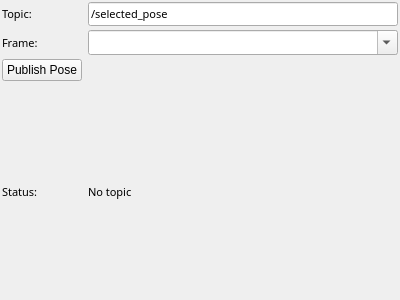
<?xml version="1.0" encoding="UTF-8"?>
<ui version="4.0">
 <class>pose_publisher_config</class>
 <widget class="QWidget" name="pose_publisher_config">
  <property name="geometry">
   <rect>
    <x>0</x>
    <y>0</y>
    <width>400</width>
    <height>300</height>
   </rect>
  </property>
  <property name="windowTitle">
   <string>Form</string>
  </property>
  <property name="styleSheet">
   <string notr="true"/>
  </property>
  <layout class="QGridLayout" name="gridLayout">
   <property name="leftMargin">
    <number>2</number>
   </property>
   <property name="topMargin">
    <number>2</number>
   </property>
   <property name="rightMargin">
    <number>2</number>
   </property>
   <property name="bottomMargin">
    <number>2</number>
   </property>
   <property name="verticalSpacing">
    <number>4</number>
   </property>
   <item row="3" column="1">
    <widget class="QComboBox" name="outputframe">
     <property name="sizePolicy">
      <sizepolicy hsizetype="Expanding" vsizetype="Fixed">
       <horstretch>0</horstretch>
       <verstretch>0</verstretch>
      </sizepolicy>
     </property>
     <property name="maximumSize">
      <size>
       <width>16777215</width>
       <height>25</height>
      </size>
     </property>
     <property name="font">
      <font>
       <family>Sans Serif</family>
       <pointsize>8</pointsize>
      </font>
     </property>
     <property name="toolTip">
      <string>The reference frame that points will be published in.
                        </string>
     </property>
     <property name="editable">
      <bool>true</bool>
     </property>
    </widget>
   </item>
   <item row="2" column="0">
    <widget class="QLabel" name="label">
     <property name="font">
      <font>
       <family>Sans Serif</family>
       <pointsize>8</pointsize>
      </font>
     </property>
     <property name="text">
      <string>Topic:</string>
     </property>
    </widget>
   </item>
   <item row="3" column="0">
    <widget class="QLabel" name="output_frame">
     <property name="font">
      <font>
       <family>Sans Serif</family>
       <pointsize>8</pointsize>
      </font>
     </property>
     <property name="text">
      <string>Frame:</string>
     </property>
    </widget>
   </item>
   <item row="2" column="1">
    <widget class="QLineEdit" name="topic">
     <property name="font">
      <font>
       <family>Sans Serif</family>
       <pointsize>8</pointsize>
      </font>
     </property>
     <property name="text">
      <string>/selected_pose</string>
     </property>
    </widget>
   </item>
   <item row="5" column="1">
    <widget class="QLabel" name="status">
     <property name="font">
      <font>
       <family>Sans Serif</family>
       <pointsize>8</pointsize>
      </font>
     </property>
     <property name="styleSheet">
      <string notr="true"/>
     </property>
     <property name="text">
      <string>No topic</string>
     </property>
     <property name="wordWrap">
      <bool>true</bool>
     </property>
    </widget>
   </item>
   <item row="5" column="0">
    <widget class="QLabel" name="point_publisher_status">
     <property name="font">
      <font>
       <family>Sans Serif</family>
       <pointsize>8</pointsize>
      </font>
     </property>
     <property name="text">
      <string>Status:</string>
     </property>
    </widget>
   </item>
   <item row="4" column="0">
    <widget class="QPushButton" name="pushButtonPose">
     <property name="text">
      <string>Publish Pose</string>
     </property>
     <property name="checkable">
      <bool>true</bool>
     </property>
    </widget>
   </item>
  </layout>
 </widget>
 <resources/>
 <connections/>
</ui>
